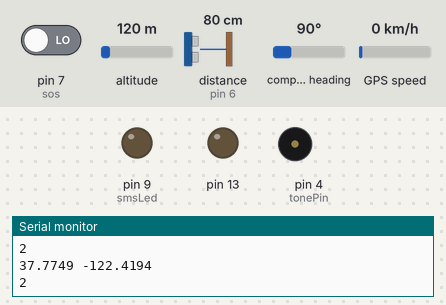
Bench run of a sketch on a simulated Arduino Uno, built with avr-gcc and run on an emulated ATmega328P. On the bench: output pins drawn as LEDs (lit = HIGH), buzzer (waves = sounding), the last lines printed to the serial monitor. Wiring (inferred from the names in the program): ultrasonic range finder: trigger pin 5; echo pin 6. The inputs (shaded band) are chosen by the test bench; at power-on: distance to the obstacle (sensor on pin 6) 80 cm, pin 7 (sos) LOW, altitude 120 m, compass heading 90°, GPS speed 0 km/h. The echo pulse lasts 58.3 µs per cm; the GPS gets a fix after 3 s at 37.7749, -122.4194 with 8 satellites; the modem accepts every AT command (registered, SIM ready, sends succeed) and sends nothing else; pins used as bus, display or sensor lines are not drawn.

Above: at 10.2 s.
10.3 s: distance to the obstacle (sensor on pin 6) set to 73 cm
At 10.81 s:
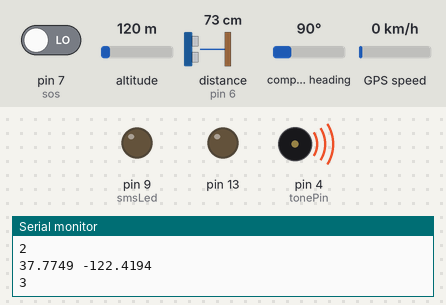
13.8 s: pin 7 (sos) driven HIGH
At 16.9 s:
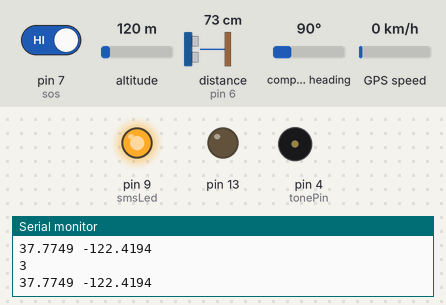
18.3 s: distance to the obstacle (sensor on pin 6) set to 120 cm
At 21.0 s:
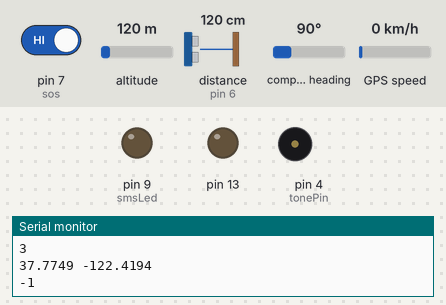
21.1 s: distance to the obstacle (sensor on pin 6) set to 2 cm
At 24.47 s:
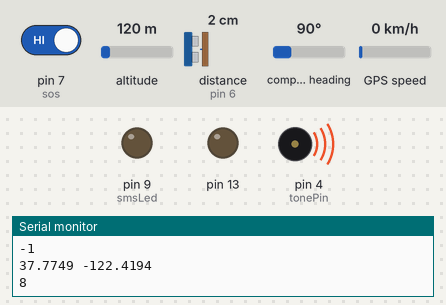
Timing chart, 0 to 26.1 s (numbered marks = the images above; inputs shaded):
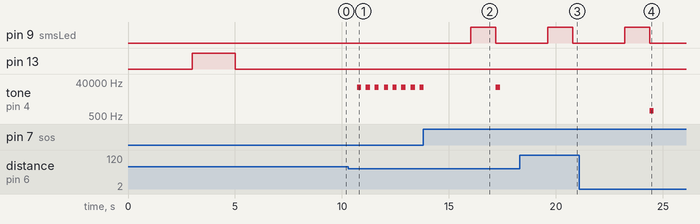

The sketch:

source.ino
```cpp
#include "TinyGPS++.h"
#include "SoftwareSerial.h"

#define sos 7 // SOS BUTTON
#define smsLed 9
#define smsLedDelay 1000

int tonePin = 4;    //Tone - Red Jumper
int trigPin = 5;    //Trig - violet Jumper
int echoPin = 6;   //Echo - yellow Jumper

int proximity=0;
int duration;
int distance;

SoftwareSerial gsm(10,11);//RX=pin 10 Tx=pin 11
TinyGPSPlus gps;//RX=pin 0 Tx=pin 1

String message = "Lat: ,\nLong: ";
String lat = "", lng = "";

String phone = "9xxxxxxxxx";
unsigned long previousMillis = 0;
int buttonState = 0;  // 0 = not pressed   --- 1 = long pressed --- 2 short pressed
int DURATION_IN_MILLIS = 2000; // FOR BUTTON PRESS & HOLD

void setup() {
  //Serial Port
  Serial.begin (9600);
  gsm.begin(9600);

  pinMode(13, OUTPUT);
  pinMode(trigPin, OUTPUT);
  pinMode(echoPin, INPUT);
  pinMode(tonePin, OUTPUT);
  pinMode(smsLed, OUTPUT);
  pinMode(sos,INPUT);

  gsm.print("AT");
  delay(2000);
  if(gsm.readString().indexOf("OK")== -1) {
    digitalWrite(13,HIGH);// idicating GSM fail
    delay(2000);
  }
  digitalWrite(13,LOW);
  gsm.println("AT+CMGF=1");
  delay(2000);

  // GPS Setup
  delay(2000);
  Serial.println("GPS Start");
}

void loop() {

  digitalWrite(trigPin, HIGH);
  delayMicroseconds(1000);
  digitalWrite(trigPin, LOW);
  duration = pulseIn(echoPin, HIGH);
  distance = (duration/2) / 29.1;

  proximity=map(distance, 0, 100, 8, 0);
  Serial.println(proximity);

  if (proximity <= 0){
    proximity=0;
  }
  else if (proximity >= 3 && proximity <= 4){
    tone(tonePin, 20000, 200);
  }
  else if (proximity >= 5 && proximity <= 6){
     tone(tonePin,3000, 200);
  }
  else if (proximity >= 7 && proximity <= 8){
    tone(tonePin, 1000, 200);
  }

  delay(400);
  noTone(tonePin);

  readGPS();
  checkSOSSwitchStatus();
}

void readGPS() {

  while(Serial.available()) {
      gps.encode(Serial.read());
  }

  lat = String(gps.location.lat(),4);
  lng = String(gps.location.lng(),4);

  Serial.println(lat + " " + lng);
}

void checkSOSSwitchStatus() {

  buttonState = 0;
  if(digitalRead(sos)){
    previousMillis = millis();
    buttonState = 1;
    while((millis()-previousMillis)<=DURATION_IN_MILLIS){
      if(!(digitalRead(sos))){
        buttonState = 2;
        break;
      }
    }
  }

  if(!buttonState){
    // TODO nothing is pressed
  }else if(buttonState == 1){
    SMSsender(phone,"Emergency Service Required");
  }else if(buttonState ==2){
    //TODO button is pressed short
  }
}

void SMSsender(String n, String txt) {

    digitalWrite(smsLed, HIGH);
    String message = "\nLat: " + lat + ",\nLong: " + lng;
    message = txt + message + "\n\nhttps://www.google.com/maps/search/?api=1&query=" + lat + "," + lng;
    gsm.println("AT+CMGS=\""+n+"\"");
    while(gsm.read()!='>');
    gsm.print(message);
    gsm.write(0x1A);
    gsm.write(0x0D);
    gsm.write(0x0A);
    delay(smsLedDelay);
    digitalWrite(smsLed, LOW);
}
```

Measured:
- the behaviour switches between 76 and 75 cm on distance to the obstacle (sensor on pin 6) (found by bisection; images 0 and 1)
- after the input at 10.3 s, tone on pin 4 (tonePin): alternates 20000 Hz for 0.20 s and silent for 0.21 s, starting after 0.41 s
- after the input at 13.8 s, pin 9 (smsLed): LOW → HIGH after 2.2 s, → LOW 1.2 s later
- after the input at 18.3 s, tone on pin 4 (tonePin): stays silent (without the input it goes to 20000 Hz after 2.5 s)
- after the input at 21.1 s, tone on pin 4 (tonePin): silent → 1000 Hz after 3.3 s, → silent 0.20 s later
